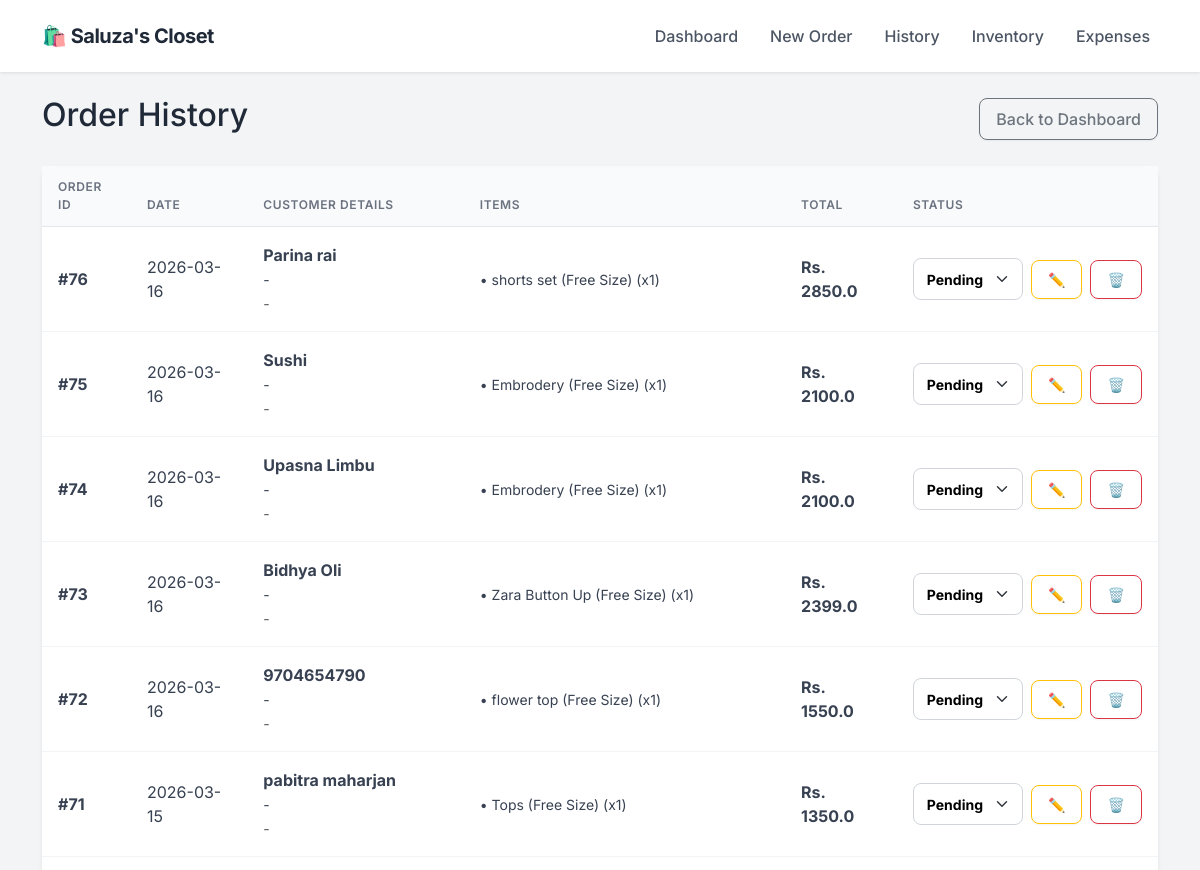
The page /orders (upper part) on the database as committed earlier.
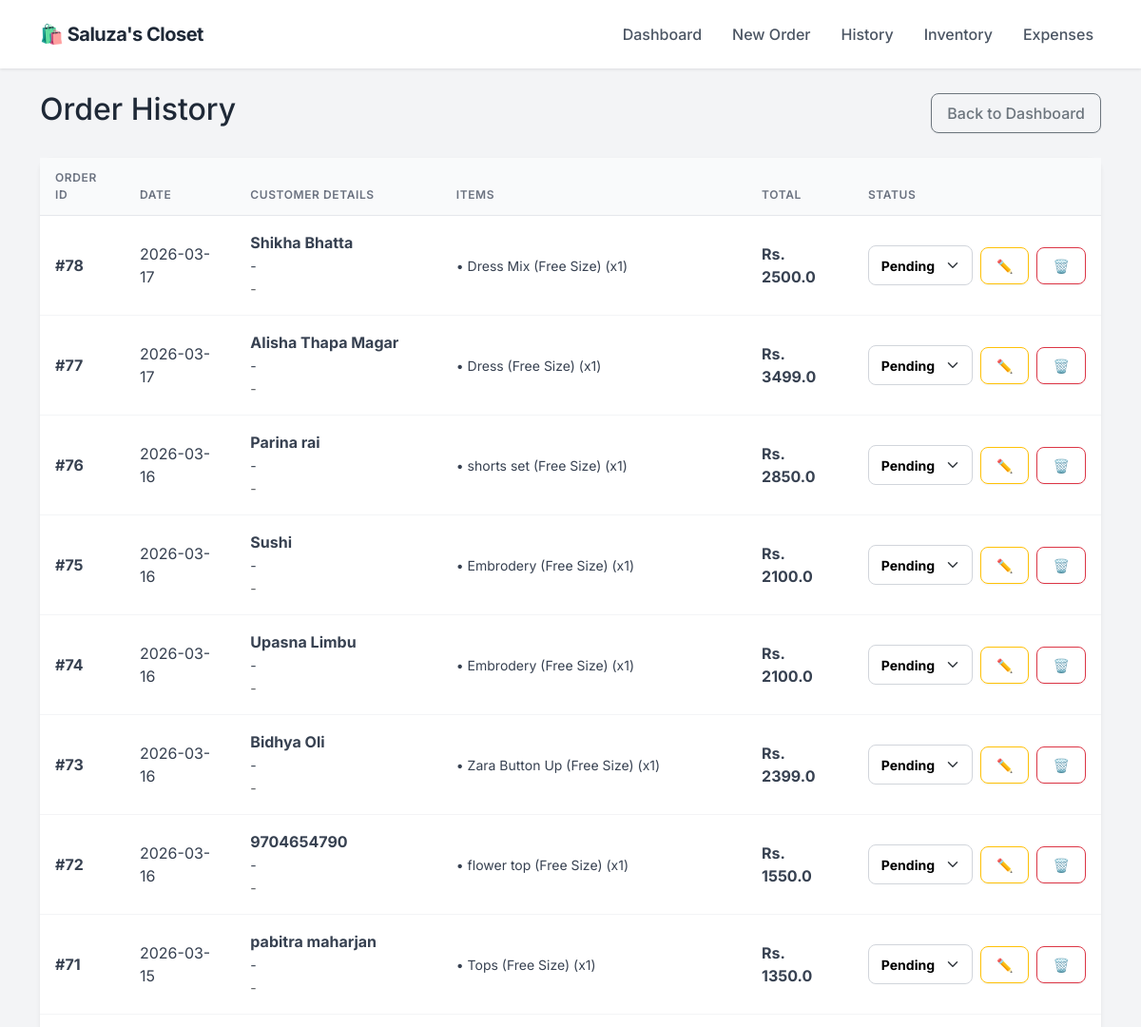
The same page on the database as committed later.
### app.py (models this page shows)
class Order(db.Model):
    id = db.Column(db.Integer, primary_key=True)
    customer_name = db.Column(db.String(100), nullable=False)
    phone = db.Column(db.String(20), nullable=False)
    address = db.Column(db.String(200), nullable=True)
    date = db.Column(db.DateTime, default=datetime.utcnow)
    total_amount = db.Column(db.Float, default=0.0)
    profit = db.Column(db.Float, default=0.0)
    status = db.Column(db.String(20), default='Pending')
    items = db.relationship('OrderItem', backref='order', lazy=True)

class OrderItem(db.Model):
    id = db.Column(db.Integer, primary_key=True)
    order_id = db.Column(db.Integer, db.ForeignKey('order.id'), nullable=False)
    product_id = db.Column(db.Integer, db.ForeignKey('product.id'), nullable=False)
    quantity = db.Column(db.Integer, nullable=False)
    discount = db.Column(db.Float, default=0.0)
    subtotal = db.Column(db.Float, nullable=False)
    product_name = db.Column(db.String(100))

### app.py (the view)
@app.route('/orders')
def order_history():
    all_orders = Order.query.order_by(Order.date.desc()).all()
    return render_template('orders.html', orders=all_orders)

### templates/orders.html (shortened to what this page needs)
{% extends "layout.html" %}
{% block content %}
<div class="d-flex justify-content-between align-items-center mb-4">
    <h2>Order History</h2>
    <a href="/" class="btn btn-outline-secondary">Back to Dashboard</a>
</div>
<div class="card shadow-sm">
    <div class="card-body p-0">
        <table class="table table-hover mb-0 align-middle">
            <thead class="table-light">
                <tr>
                    <th>Order ID</th>
                    <th>Date</th>
                    <th>Customer Details</th>
                    <th>Items</th>
                    <th>Total</th>
                    <th>Status</th>
                </tr>
            </thead>
            <tbody>
                {% for order in orders %}
                <tr>
                    <td><strong>#{{ order.id }}</strong></td>
                    <td>{{ order.date.strftime('%Y-%m-%d') }}</td>
                    <td>
                        <strong>{{ order.customer_name }}</strong><br>
                        <small>{{ order.phone }}</small><br>
                        <small class="text-muted">{{ order.address }}</small>
                    </td>
                    <td>
                        <ul class="list-unstyled mb-0 small">
                        {% for item in order.items %}
                            <li>• {{ item.product_name }} (x{{ item.quantity }})</li>
                        {% endfor %}
                        </ul>
                    </td>
                    <td><strong>Rs. {{ order.total_amount }}</strong></td>
                    <td>
                        <div class="d-flex gap-2 align-items-center">
                            <form action="/update_status/{{ order.id }}" method="POST">
                                <select name="status" class="form-select form-select-sm"
                                        style="width: 110px; font-weight: bold;
                                        color: {{ 'green' if order.status == 'Delivered' else ('blue' if order.status == 'Shipped' else 'black') }}"
                                        onchange="this.form.submit()">
                                    <option value="Pending" {% if order.status == 'Pending' %}selected{% endif %}>Pending</option>
                                </select>
                            </form>
                            <a href="/edit_order/{{ order.id }}" class="btn btn-sm btn-outline-warning" title="Edit Order">✏️</a>
                            <a href="/delete_order/{{ order.id }}"
                               class="btn btn-sm btn-outline-danger"
                               onclick="return confirm('Are you sure? This will delete the order and RESTORE the stock.')"
                               title="Delete Order">
                                🗑️
                            </a>
                        </div>
                    </td>
                </tr>
                {% endfor %}
            </tbody>
        </table>
    </div>
</div>
{% endblock %}

### templates/layout.html (shortened to what this page needs)
<!DOCTYPE html>
<html lang="en">
<head>
    <link href="https://cdn.jsdelivr.net/npm/bootstrap@5.3.0/dist/css/bootstrap.min.css" rel="stylesheet">
</head>
<body>
    <nav class="navbar navbar-expand-lg sticky-top">
        <div class="container">
            <a class="navbar-brand" href="/">
                🛍️ Saluza's Closet
            </a>
            <div class="collapse navbar-collapse" id="navbarNav">
                <ul class="navbar-nav ms-auto">
                    <li class="nav-item"><a class="nav-link" href="/">Dashboard</a></li>
                    <li class="nav-item"><a class="nav-link" href="/new_order">New Order</a></li>
                    <li class="nav-item"><a class="nav-link" href="/orders">History</a></li>
                    <li class="nav-item"><a class="nav-link" href="/inventory">Inventory</a></li>
                    <li class="nav-item"><a class="nav-link" href="/expenses">Expenses</a></li>
                </ul>
            </div>
        </div>
    </nav>
    <div class="container py-4">
        {% block content %}{% endblock %}
    </div>
</body>
</html>

### templates/layout.html (style rules this page uses)
:root { --primary-color: #2563eb; --bg-color: #f3f4f6; --text-dark: #1f2937; --card-shadow: 0 4px 6px -1px rgba(0, 0, 0, 0.1), 0 2px 4px -1px rgba(0, 0, 0, 0.06); }
body { font-family: 'Inter', sans-serif; background-color: var(--bg-color); color: var(--text-dark); }
.navbar { background-color: #ffffff; box-shadow: 0 1px 3px rgba(0,0,0,0.1); padding: 1rem 0; }
.navbar-brand { font-weight: 700; color: var(--text-dark) !important; font-size: 1.25rem; letter-spacing: -0.5px; }
.nav-link { color: #4b5563 !important; font-weight: 500; margin-left: 1rem; transition: color 0.2s; }
.card { border: none; border-radius: 12px; box-shadow: var(--card-shadow); background: #ffffff; transition: transform 0.2s; }
.btn { border-radius: 8px; font-weight: 500; padding: 0.5rem 1rem; box-shadow: 0 1px 2px 0 rgba(0, 0, 0, 0.05); }
.table { margin-bottom: 0; }
.table thead th { background-color: #f9fafb; color: #6b7280; font-size: 0.75rem; text-transform: uppercase; letter-spacing: 0.05em; font-weight: 600; border-bottom: 1px solid #e5e7eb; padding: 0.75rem 1rem; }
.table tbody td { padding: 1rem 1rem; vertical-align: middle; color: #374151; border-bottom: 1px solid #f3f4f6; }
.form-control, .form-select { border-radius: 8px; border: 1px solid #d1d5db; padding: 0.6rem 0.8rem; }

Rows that differ between the two databases and show on the page:
added Order: id "78", date "2026-03-17", customer_name "Shikha Bhatta", phone "-", address "-", total_amount "2500.0", status "Pending"
added OrderItem: product_name "Dress Mix (Free Size)", quantity "1", shown under "78"
added Order: id "77", date "2026-03-17", customer_name "Alisha Thapa Magar", phone "-", address "-", total_amount "3499.0", status "Pending"
added OrderItem: product_name "Dress (Free Size)", quantity "1", shown under "77"
